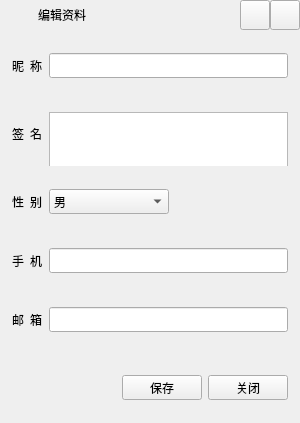
<?xml version="1.0" encoding="UTF-8"?>
<ui version="4.0">
 <class>UserInfoWidget</class>
 <widget class="QWidget" name="UserInfoWidget">
  <property name="geometry">
   <rect>
    <x>0</x>
    <y>0</y>
    <width>300</width>
    <height>423</height>
   </rect>
  </property>
  <property name="minimumSize">
   <size>
    <width>300</width>
    <height>423</height>
   </size>
  </property>
  <property name="maximumSize">
   <size>
    <width>300</width>
    <height>423</height>
   </size>
  </property>
  <property name="font">
   <font>
    <family>微软雅黑</family>
   </font>
  </property>
  <property name="windowTitle">
   <string>编辑资料</string>
  </property>
  <layout class="QVBoxLayout" name="verticalLayout">
   <property name="spacing">
    <number>12</number>
   </property>
   <property name="leftMargin">
    <number>0</number>
   </property>
   <property name="topMargin">
    <number>0</number>
   </property>
   <property name="rightMargin">
    <number>0</number>
   </property>
   <property name="bottomMargin">
    <number>12</number>
   </property>
   <item>
    <widget class="QWidget" name="titleWidget" native="true">
     <property name="sizePolicy">
      <sizepolicy hsizetype="Expanding" vsizetype="Preferred">
       <horstretch>0</horstretch>
       <verstretch>0</verstretch>
      </sizepolicy>
     </property>
     <property name="minimumSize">
      <size>
       <width>0</width>
       <height>30</height>
      </size>
     </property>
     <property name="maximumSize">
      <size>
       <width>16777215</width>
       <height>30</height>
      </size>
     </property>
     <layout class="QHBoxLayout" name="horizontalLayout_7">
      <property name="spacing">
       <number>0</number>
      </property>
      <property name="leftMargin">
       <number>6</number>
      </property>
      <property name="topMargin">
       <number>0</number>
      </property>
      <property name="rightMargin">
       <number>0</number>
      </property>
      <property name="bottomMargin">
       <number>0</number>
      </property>
      <item>
       <widget class="QLabel" name="iconLabel">
        <property name="sizePolicy">
         <sizepolicy hsizetype="Fixed" vsizetype="Fixed">
          <horstretch>0</horstretch>
          <verstretch>0</verstretch>
         </sizepolicy>
        </property>
        <property name="minimumSize">
         <size>
          <width>26</width>
          <height>26</height>
         </size>
        </property>
        <property name="maximumSize">
         <size>
          <width>26</width>
          <height>26</height>
         </size>
        </property>
        <property name="text">
         <string/>
        </property>
       </widget>
      </item>
      <item>
       <spacer name="horizontalSpacer_4">
        <property name="orientation">
         <enum>Qt::Horizontal</enum>
        </property>
        <property name="sizeType">
         <enum>QSizePolicy::Minimum</enum>
        </property>
        <property name="sizeHint" stdset="0">
         <size>
          <width>6</width>
          <height>20</height>
         </size>
        </property>
       </spacer>
      </item>
      <item>
       <widget class="QLabel" name="label_6">
        <property name="font">
         <font>
          <family>微软雅黑</family>
         </font>
        </property>
        <property name="text">
         <string>编辑资料</string>
        </property>
       </widget>
      </item>
      <item>
       <spacer name="horizontalSpacer_3">
        <property name="orientation">
         <enum>Qt::Horizontal</enum>
        </property>
        <property name="sizeHint" stdset="0">
         <size>
          <width>40</width>
          <height>20</height>
         </size>
        </property>
       </spacer>
      </item>
      <item>
       <widget class="QPushButton" name="minBtn">
        <property name="minimumSize">
         <size>
          <width>30</width>
          <height>30</height>
         </size>
        </property>
        <property name="maximumSize">
         <size>
          <width>30</width>
          <height>30</height>
         </size>
        </property>
        <property name="text">
         <string/>
        </property>
       </widget>
      </item>
      <item>
       <widget class="QPushButton" name="quitBtn">
        <property name="minimumSize">
         <size>
          <width>30</width>
          <height>30</height>
         </size>
        </property>
        <property name="maximumSize">
         <size>
          <width>30</width>
          <height>30</height>
         </size>
        </property>
        <property name="text">
         <string/>
        </property>
       </widget>
      </item>
     </layout>
    </widget>
   </item>
   <item>
    <widget class="QWidget" name="widget1" native="true">
     <property name="sizePolicy">
      <sizepolicy hsizetype="Expanding" vsizetype="Preferred">
       <horstretch>0</horstretch>
       <verstretch>0</verstretch>
      </sizepolicy>
     </property>
     <layout class="QHBoxLayout" name="horizontalLayout">
      <property name="leftMargin">
       <number>12</number>
      </property>
      <property name="rightMargin">
       <number>12</number>
      </property>
      <item>
       <widget class="QLabel" name="label">
        <property name="text">
         <string>昵  称</string>
        </property>
       </widget>
      </item>
      <item>
       <widget class="QLineEdit" name="nickNameEdit"/>
      </item>
     </layout>
    </widget>
   </item>
   <item>
    <widget class="QWidget" name="widget2" native="true">
     <property name="sizePolicy">
      <sizepolicy hsizetype="Expanding" vsizetype="Preferred">
       <horstretch>0</horstretch>
       <verstretch>0</verstretch>
      </sizepolicy>
     </property>
     <layout class="QHBoxLayout" name="horizontalLayout_2">
      <property name="leftMargin">
       <number>12</number>
      </property>
      <property name="rightMargin">
       <number>12</number>
      </property>
      <item>
       <widget class="QLabel" name="label_2">
        <property name="text">
         <string>签  名</string>
        </property>
       </widget>
      </item>
      <item>
       <widget class="QPlainTextEdit" name="signTextEdit">
        <property name="sizePolicy">
         <sizepolicy hsizetype="Expanding" vsizetype="Minimum">
          <horstretch>0</horstretch>
          <verstretch>0</verstretch>
         </sizepolicy>
        </property>
        <property name="minimumSize">
         <size>
          <width>0</width>
          <height>80</height>
         </size>
        </property>
        <property name="maximumSize">
         <size>
          <width>16777215</width>
          <height>80</height>
         </size>
        </property>
       </widget>
      </item>
     </layout>
    </widget>
   </item>
   <item>
    <widget class="QWidget" name="widget5" native="true">
     <property name="sizePolicy">
      <sizepolicy hsizetype="Expanding" vsizetype="Preferred">
       <horstretch>0</horstretch>
       <verstretch>0</verstretch>
      </sizepolicy>
     </property>
     <layout class="QHBoxLayout" name="horizontalLayout_3">
      <property name="leftMargin">
       <number>12</number>
      </property>
      <property name="rightMargin">
       <number>12</number>
      </property>
      <item>
       <widget class="QLabel" name="label_3">
        <property name="sizePolicy">
         <sizepolicy hsizetype="Minimum" vsizetype="Preferred">
          <horstretch>0</horstretch>
          <verstretch>0</verstretch>
         </sizepolicy>
        </property>
        <property name="text">
         <string>性  别</string>
        </property>
       </widget>
      </item>
      <item>
       <widget class="QComboBox" name="sexComboBox">
        <property name="sizePolicy">
         <sizepolicy hsizetype="Expanding" vsizetype="Fixed">
          <horstretch>0</horstretch>
          <verstretch>0</verstretch>
         </sizepolicy>
        </property>
        <item>
         <property name="text">
          <string>男</string>
         </property>
        </item>
        <item>
         <property name="text">
          <string>女</string>
         </property>
        </item>
       </widget>
      </item>
      <item>
       <spacer name="horizontalSpacer_2">
        <property name="orientation">
         <enum>Qt::Horizontal</enum>
        </property>
        <property name="sizeHint" stdset="0">
         <size>
          <width>40</width>
          <height>20</height>
         </size>
        </property>
       </spacer>
      </item>
     </layout>
    </widget>
   </item>
   <item>
    <widget class="QWidget" name="widget4" native="true">
     <property name="sizePolicy">
      <sizepolicy hsizetype="Expanding" vsizetype="Preferred">
       <horstretch>0</horstretch>
       <verstretch>0</verstretch>
      </sizepolicy>
     </property>
     <layout class="QHBoxLayout" name="horizontalLayout_4">
      <property name="leftMargin">
       <number>12</number>
      </property>
      <property name="rightMargin">
       <number>12</number>
      </property>
      <item>
       <widget class="QLabel" name="label_4">
        <property name="text">
         <string>手  机</string>
        </property>
       </widget>
      </item>
      <item>
       <widget class="QLineEdit" name="phoneEdit"/>
      </item>
     </layout>
    </widget>
   </item>
   <item>
    <widget class="QWidget" name="widget3" native="true">
     <property name="sizePolicy">
      <sizepolicy hsizetype="Expanding" vsizetype="Preferred">
       <horstretch>0</horstretch>
       <verstretch>0</verstretch>
      </sizepolicy>
     </property>
     <layout class="QHBoxLayout" name="horizontalLayout_5">
      <property name="leftMargin">
       <number>12</number>
      </property>
      <property name="rightMargin">
       <number>12</number>
      </property>
      <item>
       <widget class="QLabel" name="label_5">
        <property name="text">
         <string>邮  箱</string>
        </property>
       </widget>
      </item>
      <item>
       <widget class="QLineEdit" name="mailEdit"/>
      </item>
     </layout>
    </widget>
   </item>
   <item>
    <widget class="QWidget" name="widget6" native="true">
     <property name="sizePolicy">
      <sizepolicy hsizetype="Expanding" vsizetype="Preferred">
       <horstretch>0</horstretch>
       <verstretch>0</verstretch>
      </sizepolicy>
     </property>
     <layout class="QHBoxLayout" name="horizontalLayout_6">
      <property name="leftMargin">
       <number>12</number>
      </property>
      <property name="topMargin">
       <number>20</number>
      </property>
      <property name="rightMargin">
       <number>12</number>
      </property>
      <item>
       <spacer name="horizontalSpacer">
        <property name="orientation">
         <enum>Qt::Horizontal</enum>
        </property>
        <property name="sizeHint" stdset="0">
         <size>
          <width>40</width>
          <height>20</height>
         </size>
        </property>
       </spacer>
      </item>
      <item>
       <widget class="QPushButton" name="saveBtn">
        <property name="minimumSize">
         <size>
          <width>75</width>
          <height>25</height>
         </size>
        </property>
        <property name="text">
         <string>保存</string>
        </property>
       </widget>
      </item>
      <item>
       <widget class="QPushButton" name="closeBtn">
        <property name="minimumSize">
         <size>
          <width>75</width>
          <height>25</height>
         </size>
        </property>
        <property name="text">
         <string>关闭</string>
        </property>
       </widget>
      </item>
     </layout>
    </widget>
   </item>
  </layout>
 </widget>
 <layoutdefault spacing="6" margin="11"/>
 <resources>
  <include location="../../IMClientChatMain/imclientchatmain.qrc"/>
 </resources>
 <connections/>
</ui>
